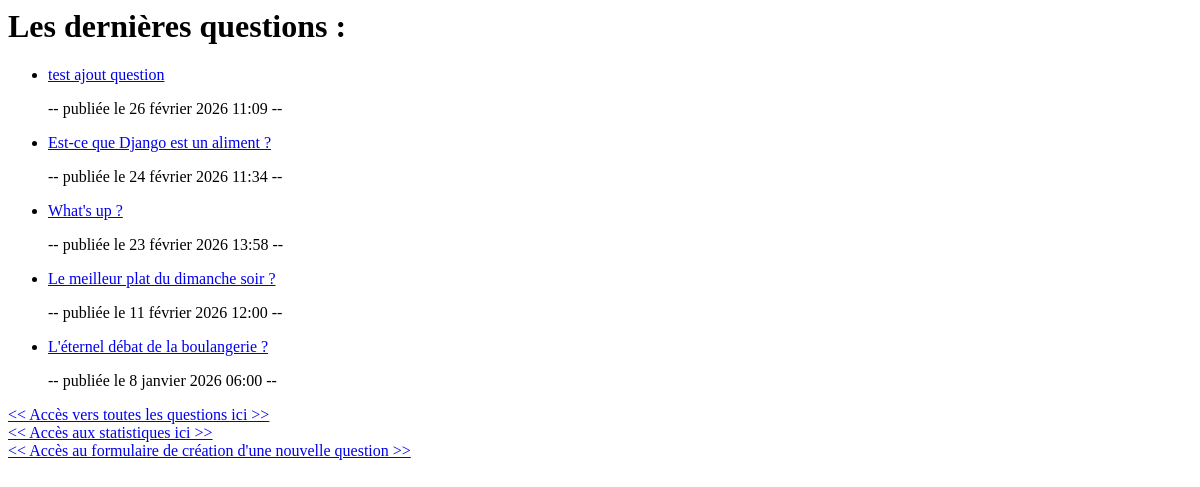
/polls/, run on an earlier commit of the app's database.
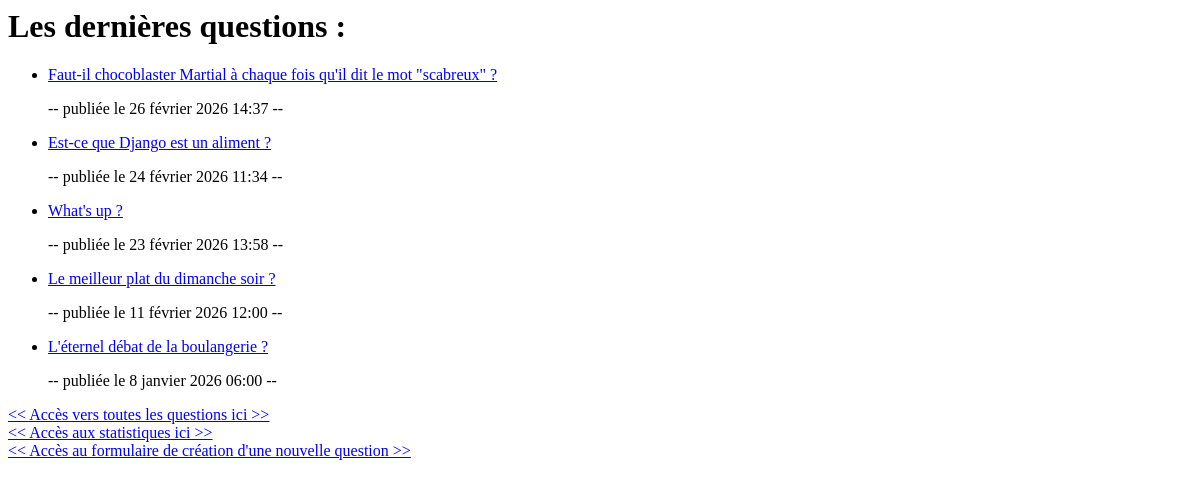
And on a later commit of the database.
### polls/models.py (models this page shows, shortened)
class Question(models.Model):
    question_text = models.CharField(max_length=200)
    pub_date = models.DateTimeField("date published")

### polls/views.py (the view)
# urls.py: path("", views.IndexView.as_view(), name="index"),
class IndexView(generic.ListView):
    template_name = "polls/index.html"
    context_object_name = "latest_question_list"
    def get_queryset(self):
        return Question.objects.order_by("-pub_date")[:5]

### polls/templates/polls/index.html (shortened to what this page needs)
{% if latest_question_list %}
    <h1>Les dernières questions : </h1>
    <ul>
    {% for question in latest_question_list %}
        <li>
            <a href="{% url 'polls:detail' question.id %}">{{ question.question_text }}</a>
            <p>-- publiée le {{ question.pub_date}} --</p>
        </li>
    {% endfor %}
    </ul>
    <a href="{% url 'polls:all' %}"><< Accès vers toutes les questions ici >></a>
    <a href="{% url 'polls:statistics' %}"><< Accès aux statistiques ici >></a>
    <a href="{% url 'polls:poll' %}"><< Accès au formulaire de création d'une nouvelle question >></a>
{% else %}
    <p>No polls are available.</p>
{% endif %}

What changed in the data, as far as the page shows it:
removed Question: question_text "test ajout question", pub_date "26 février 2026 11:09"
added Question: question_text "Faut-il chocoblaster Martial à chaque fois qu'il dit le mot \"scabreux\" ?", pub_date "26 février 2026 14:37"
